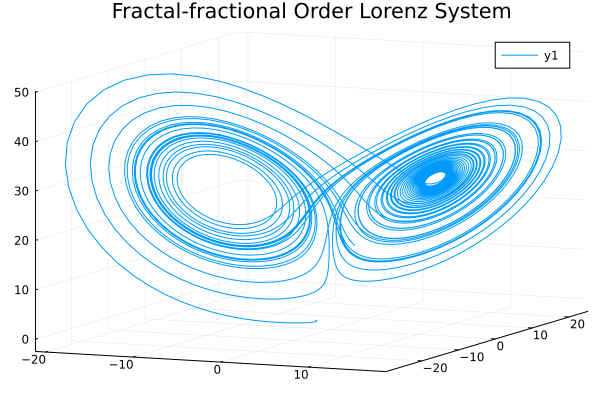

The Julia source for this figure:
using FractionalDiffEq, Plots
α=1;β=1;h=0.01;tfinal=50
u0 = [-2, 1, -1]
function fun(du, u, p, t)
    a=10;b=28;c=8/3
    du[1] = a*(u[2]-u[1])
    du[2] = (b-u[3])*u[1]-u[2]
    du[3] = u[1]*u[2]-c*u[3]
end
prob = FFODESystem(fun, [α, β], u0, (0, tfinal))
sol = solve(prob, h, AtanganaSeda())
plot3d(sol[1, :], sol[2, :], sol[3, :], title="Fractal-fractional Order Lorenz System")

#=
#f(t, u) = -3*t+17
fun(t, u) = 1-sin(t)
alpha=0.75
beta=0.5
tfinal=1
u0=-0.1
h=0.01
prob = FFODEProblem(fun, [alpha, beta], u0, (0, tfinal))
t, u = solve(prob, h, AtanganaSeda())

plot(t, u)
=#
